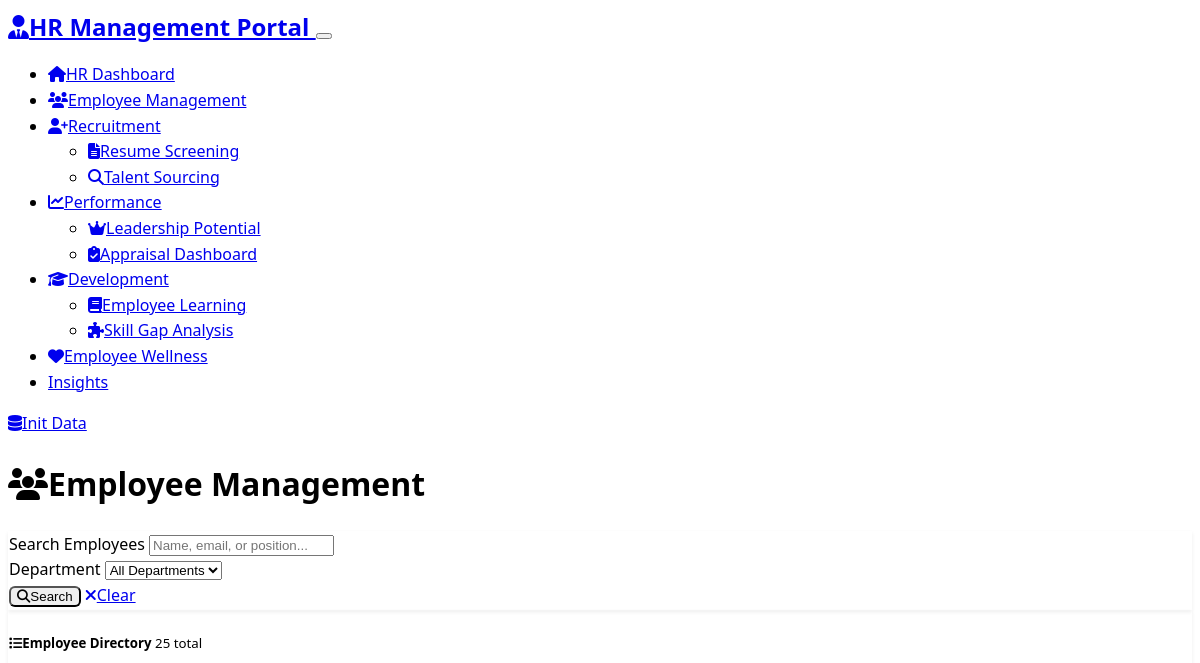
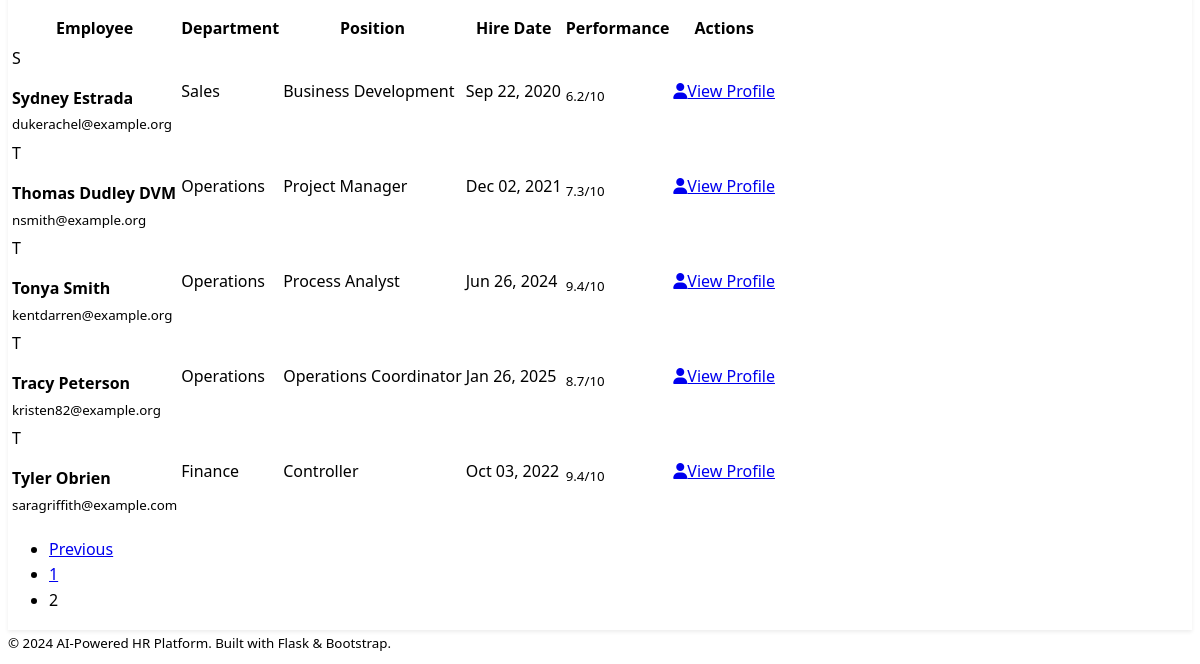
The page /employee-management?page=2&search=&department= on the database as committed earlier (2 pictures, top to bottom).
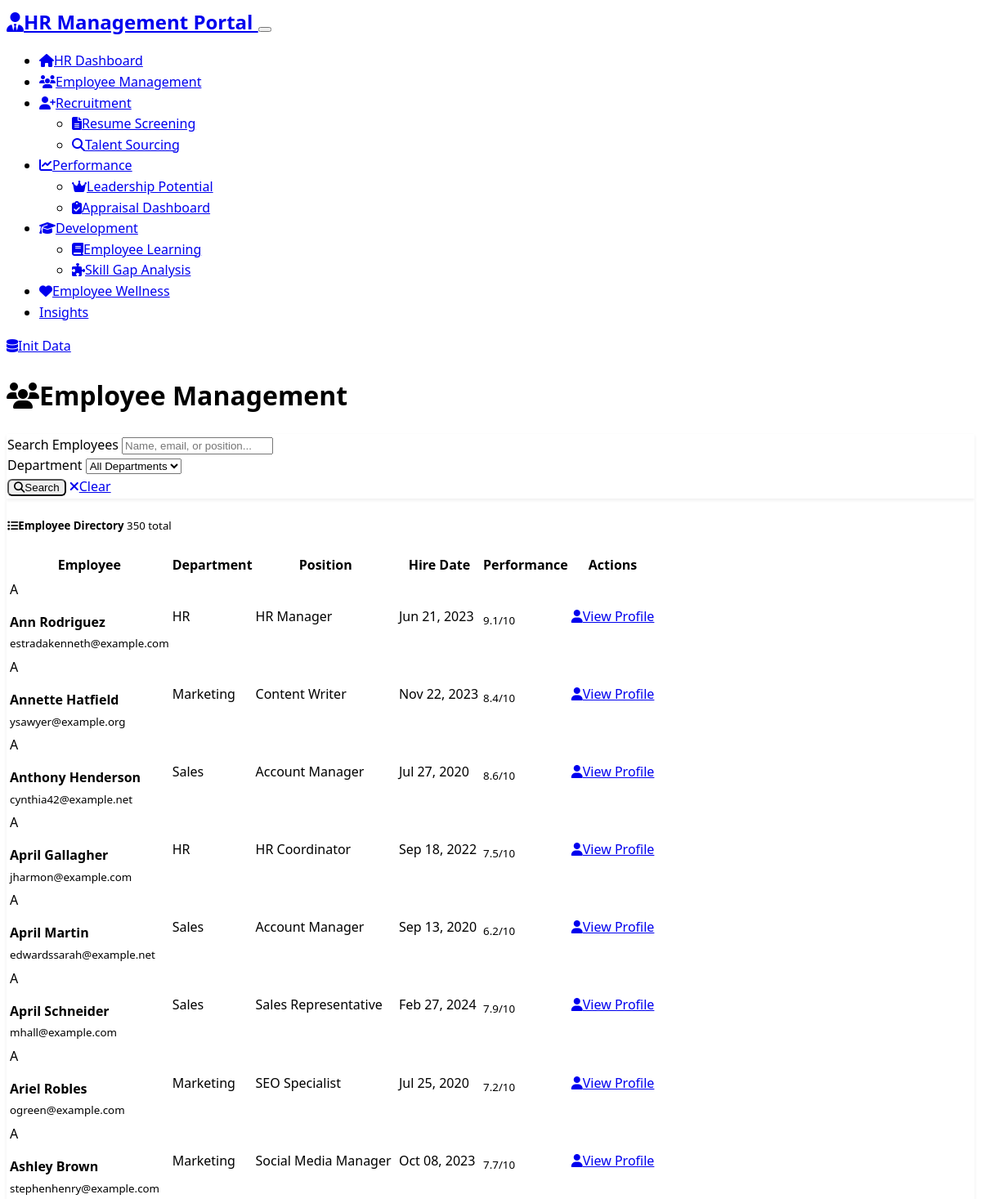
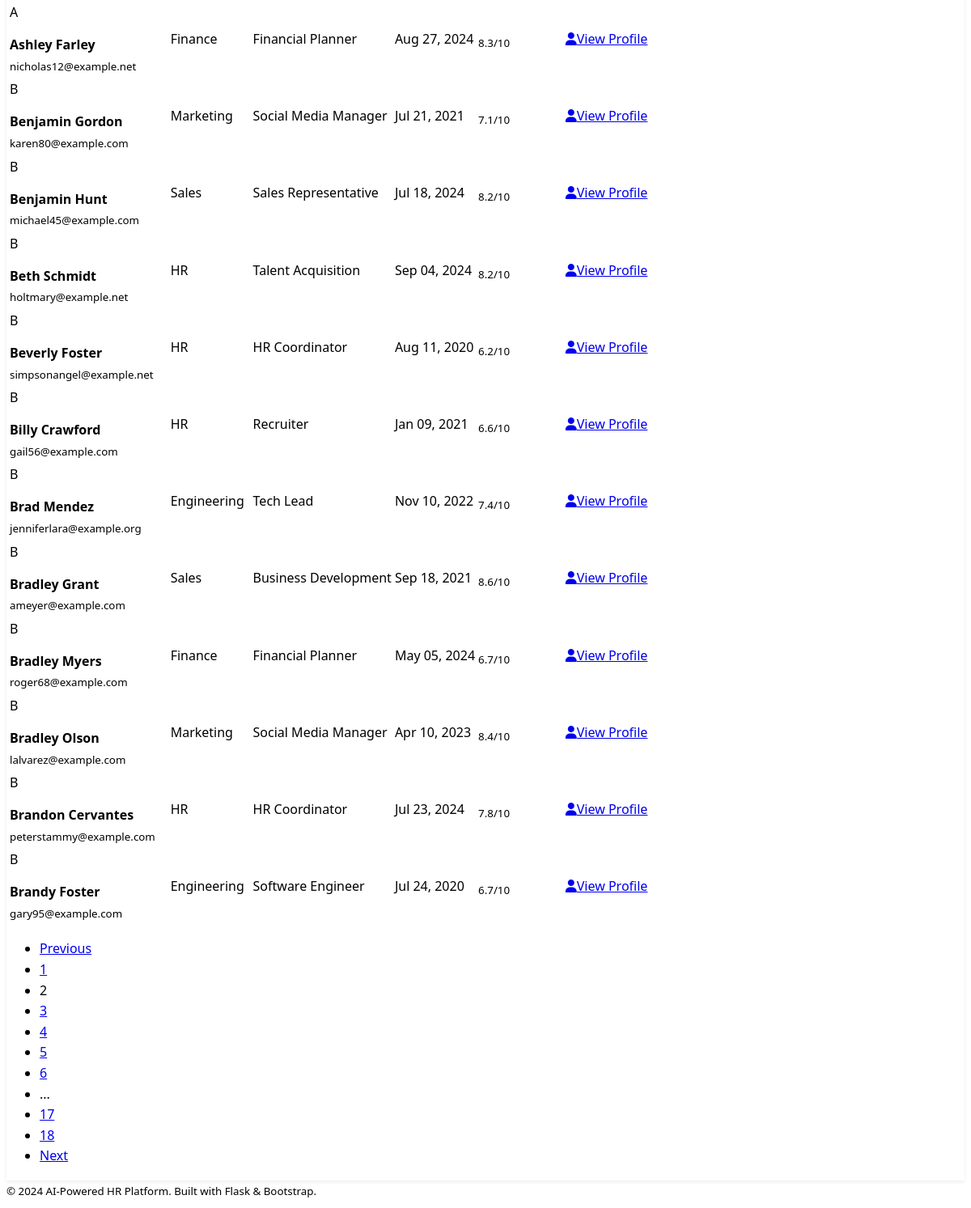
The same page on the database as committed later (2 pictures, top to bottom).
### models.py (models this page shows)
class Employee(db.Model):
    id = db.Column(db.Integer, primary_key=True)
    name = db.Column(db.String(100), nullable=False)
    email = db.Column(db.String(120), unique=True, nullable=False)
    department = db.Column(db.String(50), nullable=False)
    position = db.Column(db.String(100), nullable=False)
    hire_date = db.Column(db.Date, nullable=False)
    performance_score = db.Column(db.Float, default=0.0)
    skills = db.Column(Text)  # JSON string of skills
    created_at = db.Column(db.DateTime, default=datetime.utcnow)

### routes.py (the view, shortened to what this page needs)
@app.route('/employee-management')
def employee_management():
    page = request.args.get('page', 1, type=int)
    search = request.args.get('search', '')
    department = request.args.get('department', '')
    query = Employee.query
    if department:
        query = query.filter(Employee.department == department)
    employees = query.order_by(Employee.name).paginate(
        page=page, per_page=20, error_out=False
    )
    departments = db.session.query(Employee.department).distinct().all()
    departments = [dept[0] for dept in departments]
    return render_template('employee_management.html',
                         employees=employees,
                         departments=departments,
                         search=search,
                         selected_department=department)

### templates/employee_management.html (shortened to what the changed rows need)
{% extends "base.html" %}
{% block content %}
<div class="row">
    <div class="col-12">
        <div class="d-flex justify-content-between align-items-center mb-4">
            <h1 class="display-5">
                <i class="fas fa-users me-3"></i>Employee Management
            </h1>
        </div>
    </div>
</div>
<div class="row">
    <div class="col-12">
        <div class="card">
            <div class="card-header d-flex justify-content-between align-items-center">
                <h5 class="mb-0">
                    <i class="fas fa-list me-2"></i>Employee Directory
                    <span class="badge bg-primary ms-2">{{ employees.total }} total</span>
                </h5>
            </div>
            <div class="card-body p-0">
                {% if employees.items %}
                <div class="table-responsive">
                    <table class="table table-hover mb-0">
                        <thead class="table-dark">
                            <tr>
                                <th>Employee</th>
                                <th>Department</th>
                                <th>Position</th>
                                <th>Hire Date</th>
                                <th>Performance</th>
                                <th>Actions</th>
                            </tr>
                        </thead>
                        <tbody>
                            {% for employee in employees.items %}
                            <tr>
                                <td>
                                    <div class="d-flex align-items-center">
                                        <div class="avatar bg-primary text-white rounded-circle me-3 d-flex align-items-center justify-content-center" style="width: 40px; height: 40px;">
                                            {{ employee.name[0].upper() }}
                                        </div>
                                        <div>
                                            <strong>{{ employee.name }}</strong><br>
                                            <small class="text-muted">{{ employee.email }}</small>
                                        </div>
                                    </div>
                                </td>
                                <td>
                                    <span class="badge bg-info">{{ employee.department }}</span>
                                </td>
                                <td>{{ employee.position }}</td>
                                <td>{{ employee.hire_date.strftime('%b %d, %Y') }}</td>
                                <td>
                                    <div class="d-flex align-items-center">
                                        <div class="progress me-2" style="width: 80px; height: 8px;">
                                        </div>
                                        <small class="text-muted">{{ employee.performance_score }}/10</small>
                                    </div>
                                </td>
                                <td>
                                    <a href="{{ url_for('employee_profile', employee_id=employee.id) }}"
                                       class="btn btn-sm btn-outline-primary">
                                        <i class="fas fa-user me-1"></i>View Profile
                                    </a>
                                </td>
                            </tr>
                            {% endfor %}
                        </tbody>
                    </table>
                </div>
                {% if employees.pages > 1 %}
                <div class="d-flex justify-content-center p-3">
                    <nav>
                        <ul class="pagination">
                            {% for page_num in employees.iter_pages() %}
                                {% if page_num %}
                                    {% if page_num != employees.page %}
                                    <li class="page-item">
                                        <a class="page-link" href="{{ url_for('employee_management', page=page_num, search=search, department=selected_department) }}">
                                            {{ page_num }}
                                        </a>
                                    </li>
                                    {% else %}
                                    <li class="page-item active">
                                        <span class="page-link">{{ page_num }}</span>
                                    </li>
                                    {% endif %}
                                {% else %}
                                <li class="page-item disabled">
                                    <span class="page-link">...</span>
                                </li>
                                {% endif %}
                            {% endfor %}
                            {% if employees.has_next %}
                            <li class="page-item">
                                <a class="page-link" href="{{ url_for('employee_management', page=employees.next_num, search=search, department=selected_department) }}">
                                    Next
                                </a>
                            </li>
                            {% endif %}
                        </ul>
                    </nav>
                </div>
                {% endif %}
                {% else %}
                <div class="text-center p-5">
                    <i class="fas fa-users fa-3x text-muted mb-3"></i>
                    <h5 class="text-muted">No employees found</h5>
                    <p class="text-muted">Try adjusting your search criteria or initialize sample data.</p>
                </div>
                {% endif %}
            </div>
        </div>
    </div>
</div>
{% endblock %}

Rows that differ between the two databases and show on the page:
no longer on this page (row unchanged): Employee: name "S", name "Sydney Estrada", email "dukerachel@example.org", department "Sales", position "Business Development", hire_date "Sep 22, 2020", performance_score "6.2"
no longer on this page (row unchanged): Employee: name "T", name "Thomas Dudley DVM", email "nsmith@example.org", department "Operations", position "Project Manager", hire_date "Dec 02, 2021", performance_score "7.3"
no longer on this page (row unchanged): Employee: name "T", name "Tonya Smith", email "kentdarren@example.org", department "Operations", position "Process Analyst", hire_date "Jun 26, 2024", performance_score "9.4"
no longer on this page (row unchanged): Employee: name "T", name "Tracy Peterson", email "kristen82@example.org", department "Operations", position "Operations Coordinator", hire_date "Jan 26, 2025", performance_score "8.7"
no longer on this page (row unchanged): Employee: name "T", name "Tyler Obrien", email "saragriffith@example.com", department "Finance", position "Controller", hire_date "Oct 03, 2022", performance_score "9.4"
added Employee: name "A", name "Ann Rodriguez", email "estradakenneth@example.com", department "HR", position "HR Manager", hire_date "Jun 21, 2023", performance_score "9.1"
added Employee: name "A", name "Annette Hatfield", email "ysawyer@example.org", department "Marketing", position "Content Writer", hire_date "Nov 22, 2023", performance_score "8.4"
added Employee: name "A", name "Anthony Henderson", email "cynthia42@example.net", department "Sales", position "Account Manager", hire_date "Jul 27, 2020", performance_score "8.6"
now on this page (row unchanged): Employee: name "A", name "April Gallagher", email "jharmon@example.com", department "HR", position "HR Coordinator", hire_date "Sep 18, 2022", performance_score "7.5"
now on this page (row unchanged): Employee: name "A", name "April Martin", email "edwardssarah@example.net", department "Sales", position "Account Manager", hire_date "Sep 13, 2020", performance_score "6.2"
added Employee: name "A", name "April Schneider", email "mhall@example.com", department "Sales", position "Sales Representative", hire_date "Feb 27, 2024", performance_score "7.9"
added Employee: name "A", name "Ariel Robles", email "ogreen@example.com", department "Marketing", position "SEO Specialist", hire_date "Jul 25, 2020", performance_score "7.2"
added Employee: name "A", name "Ashley Brown", email "stephenhenry@example.com", department "Marketing", position "Social Media Manager", hire_date "Oct 08, 2023", performance_score "7.7"
added Employee: name "A", name "Ashley Farley", email "nicholas12@example.net", department "Finance", position "Financial Planner", hire_date "Aug 27, 2024", performance_score "8.3"
added Employee: name "B", name "Benjamin Gordon", email "karen80@example.com", department "Marketing", position "Social Media Manager", hire_date "Jul 21, 2021", performance_score "7.1"
added Employee: name "B", name "Benjamin Hunt", email "michael45@example.com", department "Sales", position "Sales Representative", hire_date "Jul 18, 2024", performance_score "8.2"
added Employee: name "B", name "Beth Schmidt", email "holtmary@example.net", department "HR", position "Talent Acquisition", hire_date "Sep 04, 2024", performance_score "8.2"
added Employee: name "B", name "Beverly Foster", email "simpsonangel@example.net", department "HR", position "HR Coordinator", hire_date "Aug 11, 2020", performance_score "6.2"
added Employee: name "B", name "Billy Crawford", email "gail56@example.com", department "HR", position "Recruiter", hire_date "Jan 09, 2021", performance_score "6.6"
added Employee: name "B", name "Brad Mendez", email "jenniferlara@example.org", department "Engineering", position "Tech Lead", hire_date "Nov 10, 2022", performance_score "7.4"
added Employee: name "B", name "Bradley Grant", email "ameyer@example.com", department "Sales", position "Business Development", hire_date "Sep 18, 2021", performance_score "8.6"
added Employee: name "B", name "Bradley Myers", email "roger68@example.com", department "Finance", position "Financial Planner", hire_date "May 05, 2024", performance_score "6.7"
added Employee: name "B", name "Bradley Olson", email "lalvarez@example.com", department "Marketing", position "Social Media Manager", hire_date "Apr 10, 2023", performance_score "8.4"
added Employee: name "B", name "Brandon Cervantes", email "peterstammy@example.com", department "HR", position "HR Coordinator", hire_date "Jul 23, 2024", performance_score "7.8"
added Employee: name "B", name "Brandy Foster", email "gary95@example.com", department "Engineering", position "Software Engineer", hire_date "Jul 24, 2020", performance_score "6.7"
Other text that changed with them:
{{ employees.total }}: "25" → "350"
new list line: "3"
new list line: "4"
new list line: "5"
new list line: "6"
new list line: "17"
new list line: "18"
text now shown: "Next"
